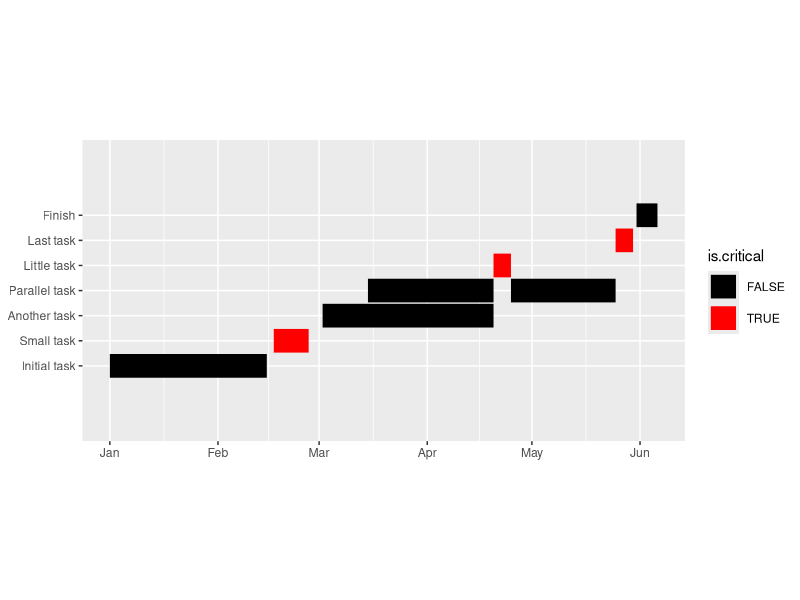
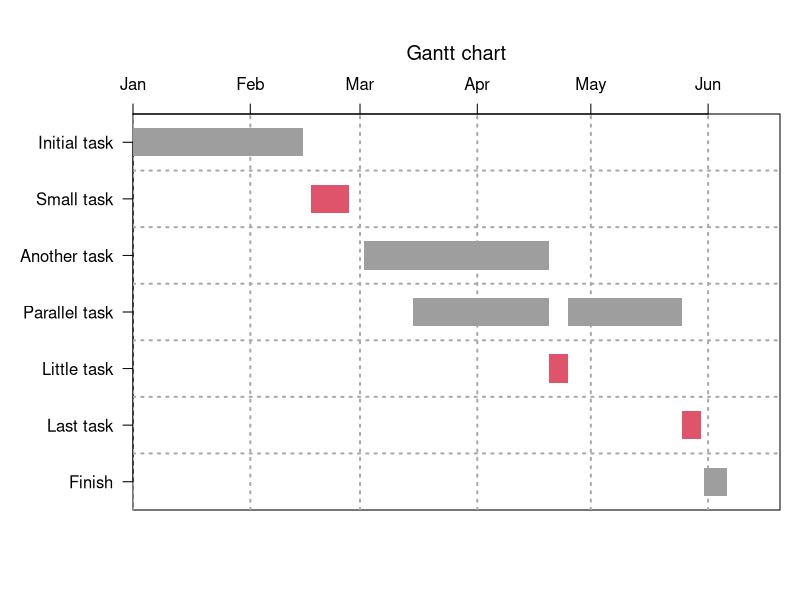

The R source for these figures, in order:
library(reshape2)
library(ggplot2)
require(dplyr)

tasks_data <- read.csv('tasks_data.csv')


# PLOTTING WITH GGPLOT2

# Preparations
task_names <- tasks_data$name

tasks_data$name = factor(task_names, levels = unique(task_names))
tasks_data$start.date = as.Date(tasks_data$start.date)
tasks_data$end.date = as.Date(tasks_data$end.date)
tasks_data$index = 1:length(task_names) # We need index for grouping and line breakes

# Melting to get the dates in s single columns
task_data_prep <- melt(tasks_data, measure.vars = c("start.date", "end.date"))
task_data_prep <- arrange(task_data_prep, index, value)

# Plotting
ggplot(task_data_prep)+
  aes(value, name, color=is.critical) +
  geom_path(size = 8, aes(group=index)) +
  scale_color_manual(values=c("black", "red")) +
  xlab(NULL) + ylab(NULL) +
  scale_y_discrete(expand= c(0, 3)) +
  theme(aspect.ratio = 0.5)


# PLOTTING WITH PLOTRIX

require(plotrix)

vgridlab <- c("Jan","Feb","Mar","Apr","May","Jun")
vgridpos<-as.Date( c( "2020-01-01","2020-02-01","2020-03-01","2020-04-01","2020-05-01","2020-06-01"))

tasks_info<-list(labels=task_names,
            starts=as.Date( tasks_data$start.date ),
            ends=as.Date( tasks_data$end.date ) )

gantt.chart( tasks_info, vgridlab = vgridlab, vgridpos = vgridpos, hgrid=TRUE,
             xlim = as.Date( c( "2020-01-01","2020-06-20" ) ),
             main="Gantt chart", taskcolors= if_else( tasks_data$is.critical, 2, 8) )
